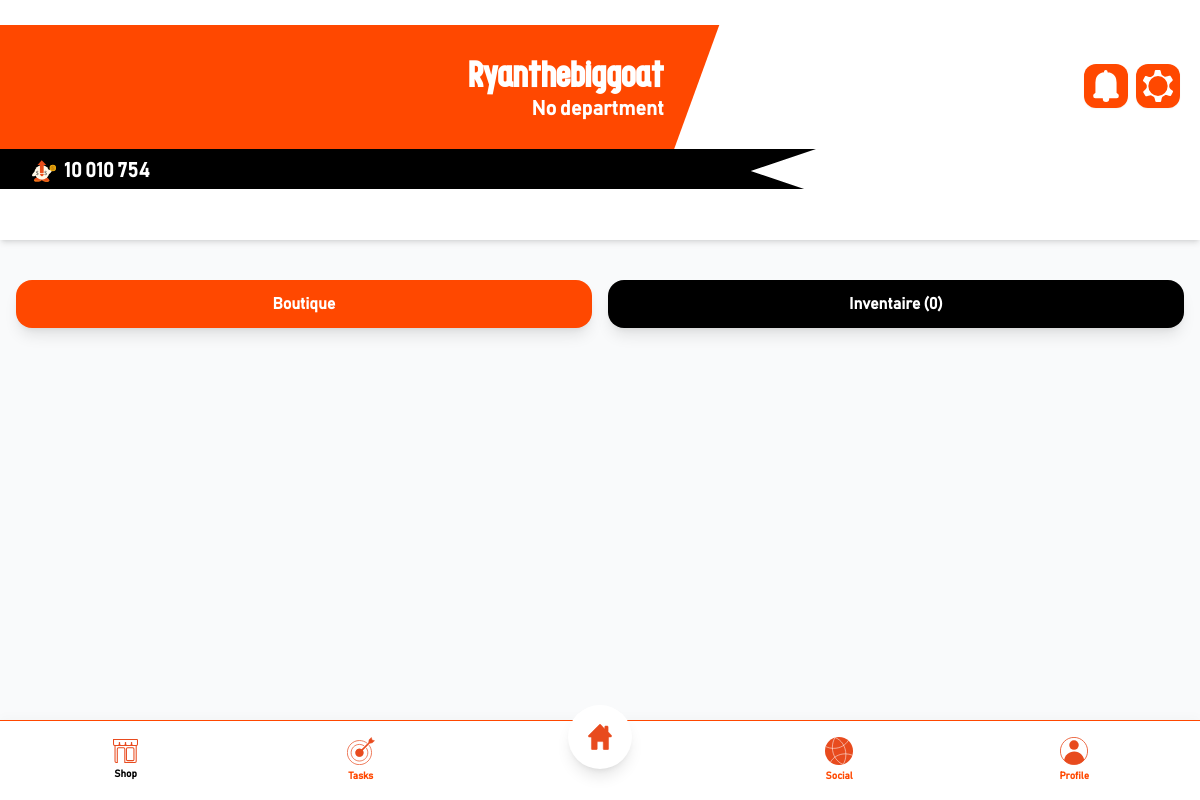
The page /views/users/shop.php (signed in) on the database as committed earlier.
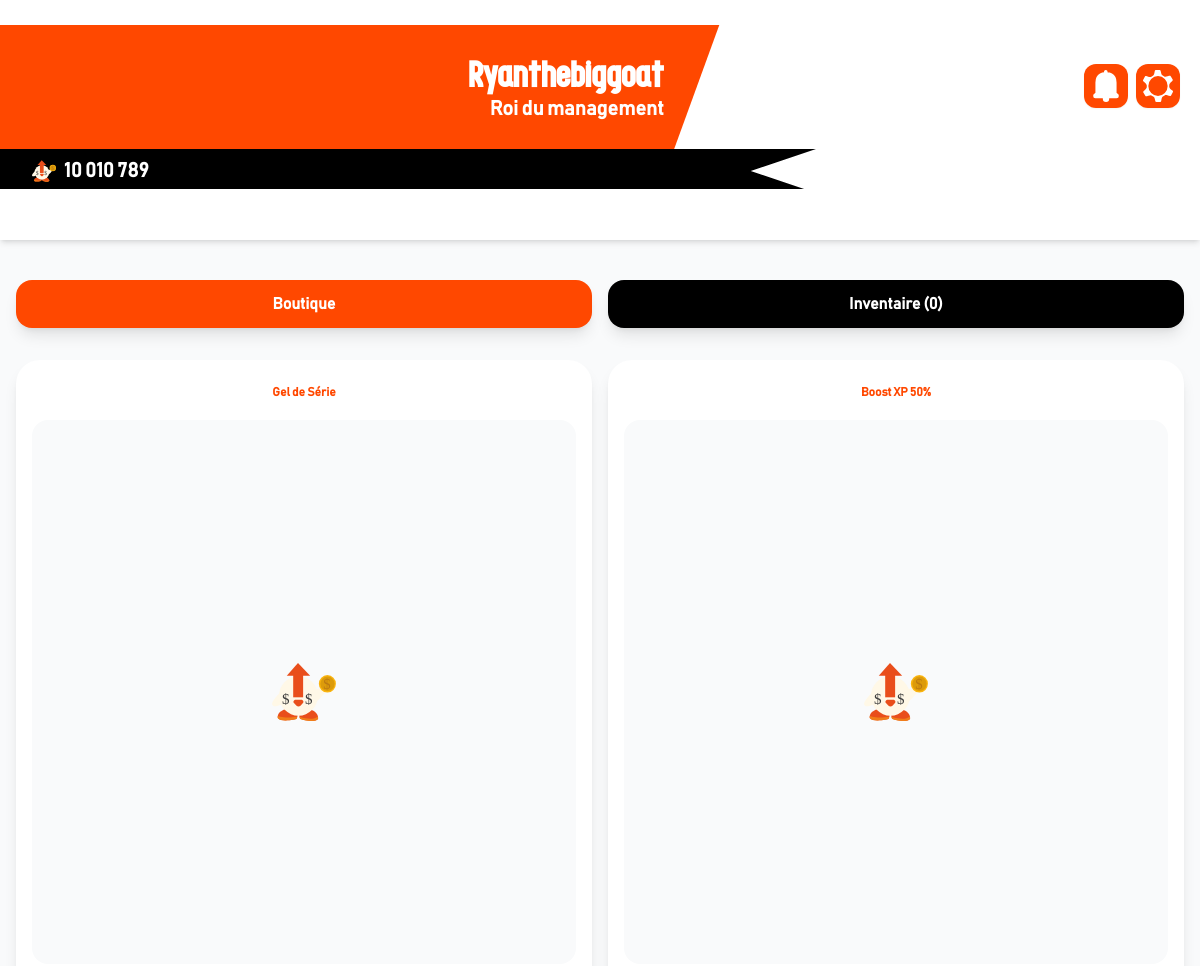
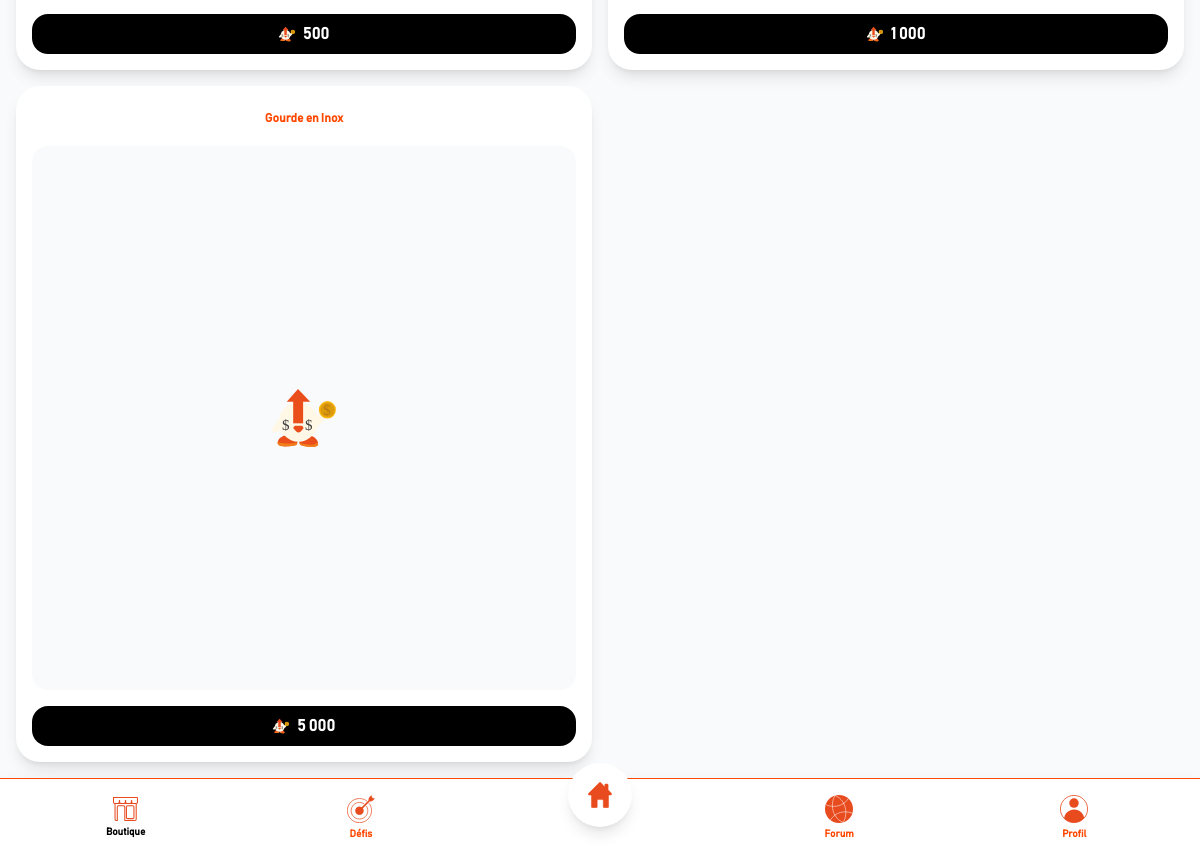
The same page on the database as committed later (2 pictures, top to bottom).
### tables this page shows
CREATE TABLE `users` (
  `id` int(11) NOT NULL,
  `email` varchar(150) NOT NULL,
  `password_hash` varchar(255) NOT NULL,
  `pseudo` varchar(30) DEFAULT NULL,
  `avatar_url` varchar(255) DEFAULT NULL,
  `role` enum('shifter','admin','super_admin') DEFAULT 'shifter',
  `points_wallet` int(11) DEFAULT 0,
  `xp_boost_multiplier` decimal(3,2) DEFAULT 1.00,
  `xp_boost_ends_at` datetime DEFAULT NULL,
  `points_rank` int(11) DEFAULT 0,
  `initial_footprint_kg` decimal(5,2) DEFAULT 32.60,
  `total_carbon_saved` float DEFAULT 0,
  `current_streak` int(11) DEFAULT 0,
  `max_streak` int(11) DEFAULT 0,
  `streak_freezes` int(11) DEFAULT 0,
  `last_activity` date DEFAULT NULL,
  `est_actif` tinyint(1) DEFAULT 1,
  `language_pref` varchar(5) DEFAULT 'fr',
  `company_id` int(11) DEFAULT NULL,
  `department_id` int(11) DEFAULT NULL
);

CREATE TABLE `departments` (
  `id` int(11) NOT NULL,
  `nom` varchar(50) NOT NULL,
  `company_id` int(11) NOT NULL,
  `total_xp` int(11) DEFAULT 0,
  `total_carbon_saved` float DEFAULT 0
);

CREATE TABLE `rewards` (
  `id` int(11) NOT NULL,
  `nom` varchar(100) NOT NULL,
  `type` enum('goodie','carte_cadeau','xp_boost','streak_freeze','avatar_cadre') DEFAULT 'goodie',
  `description` text DEFAULT NULL,
  `boost_value` decimal(3,2) DEFAULT NULL COMMENT 'Ex: 1.5 pour +50% XP',
  `duration_hours` int(11) DEFAULT NULL COMMENT 'Durée du boost en heures',
  `image_url` varchar(255) DEFAULT NULL,
  `cost` int(11) NOT NULL,
  `stock` int(11) DEFAULT 0,
  `company_id` int(11) NOT NULL
);

### includes/init.php (called while the page is built, shortened)
<?php
$current_page = basename($_SERVER['PHP_SELF']);
$lang = $_SESSION['lang'] ?? 'fr';
$t = require_once __DIR__ . "/../lang/$lang.php";
?>

### views/users/shop.php (the view, shortened to what this page needs)
<?php
require_once '../../includes/init.php';
$stmt = $pdo->prepare("SELECT u.*, d.nom as department_name FROM users u LEFT JOIN departments d ON u.department_id = d.id WHERE u.id = ?");
$stmt->execute([$user_id]);
$user = $stmt->fetch();
$deptName = $user['department_name'] ?? ($t['no_dept'] ?? "Sans département");
$money = $user['points_wallet'] ?? 0;
$stmt_shop = $pdo->prepare("SELECT * FROM rewards WHERE company_id = ? OR company_id IS NULL ORDER BY cost ASC");
$stmt_shop->execute([$user['company_id']]);
$rewards = $stmt_shop->fetchAll();
$stmt_inv = $pdo->prepare("SELECT ui.*, r.nom, r.image_url, r.type FROM user_inventory ui JOIN rewards r ON ui.reward_id = r.id WHERE ui.user_id = ? AND ui.is_used = 0");
$stmt_inv->execute([$user_id]);
$inventory = $stmt_inv->fetchAll();
?>
<!DOCTYPE html>
<html lang="<?= $lang ?>">
<head>
    <link rel="stylesheet" href="../../css/style.css">
    <script src="https://cdn.tailwindcss.com"></script>
    <link rel="stylesheet" href="https://cdnjs.cloudflare.com/ajax/libs/font-awesome/6.4.0/css/all.min.css">
    <script src="../../js/tailwind-config.js"></script>
</head>
<body class="bg-brand-card text-brand-dark font-sans overflow-x-hidden pb-24 text-white">
    <header class="bg-brand-primary p-4 shadow-md relative z-40">
        <div class="absolute right-5 top-16 flex gap-2 z-50">
            <button onclick="openNotifications()" class="w-11 h-11 bg-brand-secondary rounded-xl flex items-center justify-center shadow-sm active:scale-95 transition">
                <img class="w-8 h-8" src="../../img/icone/icone-notification-blanc.svg" alt="Notifications">
            </button>
            <button onclick="toggleMenu()" class="w-11 h-11 bg-brand-secondary rounded-xl flex items-center justify-center shadow-sm active:scale-95 transition">
                <img class="w-8 h-8" src="../../img/icone/icone-parametre-blanc.svg" alt="Paramètres">
            </button>
        </div>
        <div class="relative h-[200px] top-[-35px] flex items-center justify-center -mx-4 overflow-hidden mt-2 z-10">
            <div class="absolute left-[-10%] w-[68%] h-32 bg-brand-secondary skew-tile flex items-center justify-end pr-8">
                <div class="unskew text-right flex flex-col justify-center">
                    <h2 class="font-display text-4xl font-bold text-brand-primary leading-none mb-1"><?= htmlspecialchars($user['pseudo']) ?></h2>
                    <p class="text-xl font-semibold text-brand-primary leading-none"><?= htmlspecialchars($deptName) ?></p>
                </div>
            </div>
            <div class="absolute left-0 top-40 w-[68%] bg-brand-dark py-2 pl-8 pr-6 flex items-center shadow-sm" style="clip-path: polygon(0 0, 100% 0, 92% 50%, 100% 100%, 0 100%);">
                <span class="text-xl text-brand-primary font-bold flex items-center">
                    <img src="../../img/icone/mascotte-monnaie.svg" alt="Monnaie" class="w-6 h-6 mr-2">
                    <?= number_format($money, 0, '.', ' ') ?>
                </span>
            </div>
        </div>
    </header>
    <main class="px-4 pt-10">
        <div class="flex gap-4 mb-8">
            <button onclick="switchTab('shop')" id="btn-shop" class="flex-1 py-3 bg-brand-secondary text-brand-primary font-bold rounded-2xl shadow-lg transition active:scale-95">Boutique</button>
            <button onclick="switchTab('inv')" id="btn-inv" class="flex-1 py-3 bg-brand-dark text-brand-primary font-bold rounded-2xl shadow-lg transition active:scale-95">Inventaire (<?= count($inventory) ?>)</button>
        </div>
        <div id="section-shop" class="grid grid-cols-2 gap-4">
            <?php foreach ($rewards as $item): ?>
                <div class="bg-brand-primary rounded-3xl shadow-lg p-4 flex flex-col items-center">
                    <h3 class="text-[12px] font-bold text-brand-secondary mb-3 text-center h-8 flex items-center"><?= htmlspecialchars($item['nom']) ?></h3>
                    <div class="aspect-square w-full mb-4 bg-brand-card rounded-2xl flex items-center justify-center">
                        <img src="<?= !empty($item['image_url']) ? $item['image_url'] : '../../img/icone/mascotte-monnaie.svg' ?>" class="w-16 h-16 object-contain">
                    </div>
                    <form action="buy_item.php" method="POST" class="w-full">
                        <button type="submit" class="w-full flex items-center justify-center gap-2 bg-brand-dark text-brand-primary font-bold py-2 rounded-2xl <?= ($money < $item['cost']) ? 'opacity-50 grayscale cursor-not-allowed' : 'active:scale-95' ?>">
                            <img class="w-4 h-4" src="../../img/icone/mascotte-monnaie.svg">
                            <?= number_format($item['cost'], 0, '.', ' ') ?>
                        </button>
                    </form>
                </div>
            <?php endforeach; ?>
        </div>
    </main>
    <?php include '../../includes/navbar.php'; ?>
</body>
</html>

### includes/navbar.php (shortened to what this page needs)
<nav class="fixed bottom-0 w-full bg-brand-primary border-t border-brand-secondary h-20 max-[375px]:h-16 flex justify-around items-center px-2 z-40 pb-safe shadow-[0_-4px_10px_rgba(0,0,0,0.02)]">
    <a href="shop.php" class="group flex flex-col items-center w-14 transition">
        <img class="h-[24px] mb-1 hidden group-hover:block <?= $current_page == 'shop.php' ? '!block' : '' ?>" src="../../img/icone/icone-boutique-hover.svg" alt="Boutique">
        <span class="text-[10px] font-bold text-brand-secondary group-hover:text-brand-dark transition-colors <?= $current_page == 'shop.php' ? '!text-brand-dark' : '' ?>"><?= $t['nav_shop'] ?></span>
    </a>
    <a href="defis.php" class="group flex flex-col items-center w-14 transition">
        <img class="h-[28px] mb-1 group-hover:hidden <?= $current_page == 'defis.php' ? 'hidden' : 'block' ?>" src="../../img/icone/icone-defis.svg" alt="Défis">
        <span class="text-[10px] font-bold text-brand-secondary group-hover:text-brand-dark transition-colors <?= $current_page == 'defis.php' ? '!text-brand-dark' : '' ?>"><?= $t['nav_defs'] ?></span>
    </a>
    <a href="index.php" class="group relative -top-6 flex flex-col items-center justify-center w-16 h-16 bg-brand-primary rounded-full border-brand-primary shadow-lg shadow-brand-dark/20 transition transform hover:scale-105">
        <img class="h-[26px] group-hover:hidden <?= $current_page == 'index.php' ? 'hidden' : 'block' ?>" src="../../img/icone/icone-home.svg" alt="Accueil">
    </a>
    <a href="coming_soon.php" class="group flex flex-col items-center w-14 transition">
        <img class="h-[28px] mb-1 group-hover:hidden <?= $current_page == 'reseau.php' ? 'hidden' : 'block' ?>" src="../../img/icone/icone-reseau.svg" alt="Réseau">
        <span class="text-[10px] font-bold text-brand-secondary group-hover:text-brand-dark transition-colors <?= $current_page == 'reseau.php' ? '!text-brand-dark' : '' ?>"><?= $t['nav_social'] ?></span>
    </a>
    <a href="profil.php" class="group flex flex-col items-center w-14 transition">
        <img class="h-[28px] mb-1 group-hover:hidden <?= $current_page == 'profil.php' ? 'hidden' : 'block' ?>" src="../../img/icone/icone-compte.svg" alt="Profil">
        <span class="text-[10px] font-bold text-brand-secondary group-hover:text-brand-dark transition-colors <?= $current_page == 'profil.php' ? '!text-brand-dark' : '' ?>"><?= $t['nav_prof'] ?></span>
    </a>
</nav>

### css/style.css (style rules this page uses)
:root { --brand-primary: #ffffff; --brand-secondary: #ff4800; --brand-dark: #000000; --brand-card: #f9fafb; --brand-border: #009378; --brand-accent: #f97316; --brand-accentdark: #ea580c; --brand-success: #22c55e; }
.skew-tile { transform: skewX(-20deg); }
.unskew { transform: skewX(20deg); }

Rows that differ between the two databases and show on the page:
changed users "Ryanthebiggoat": department.nom (not shown) → "Roi du management"; points_wallet "10 010 754" → "10 010 789"
added rewards: nom "Gel de Série", cost "500"
added rewards: nom "Boost XP 50%", cost "1 000"
added rewards: nom "Gourde en Inox", cost "5 000"
Other text that changed with them:
$t['nav_shop']: "Shop" → "Boutique"
$t['nav_defs']: "Tasks" → "Défis"
$t['nav_social']: "Social" → "Forum"
$t['nav_prof']: "Profile" → "Profil"
$deptName: "No department" → (not shown)
